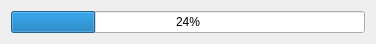
<?xml version="1.0" encoding="UTF-8"?>
<ui version="4.0">
 <class>LVGLProcessBar</class>
 <widget class="QDialog" name="LVGLProcessBar">
  <property name="geometry">
   <rect>
    <x>0</x>
    <y>0</y>
    <width>376</width>
    <height>38</height>
   </rect>
  </property>
  <property name="windowTitle">
   <string>LVGLProcessBar</string>
  </property>
  <layout class="QVBoxLayout" name="verticalLayout">
   <item>
    <widget class="QProgressBar" name="progressBar">
     <property name="value">
      <number>24</number>
     </property>
    </widget>
   </item>
  </layout>
 </widget>
 <resources/>
 <connections/>
</ui>
